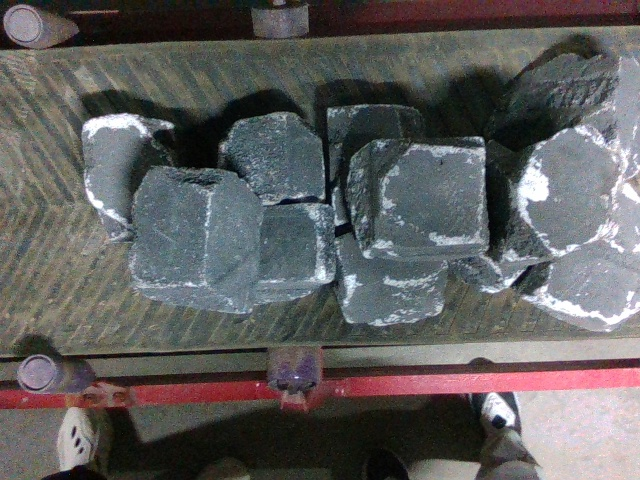
#> input picture img_274.jpg, 640 x 480 px
$ python '检测煤堆.py'
#> lines starting #> are read from the running program, lines starting #| are printed output that depends on the picture; after the words box and inside, x2 and y2 are one past the last pixel; in counts of white or black regions, pixels touching at a corner belong together
import cv2
import numpy as np
import matplotlib.pyplot as plt

def process_depth_image(original_image_path, depth_image_path, lower_threshold, upper_threshold):
    # 读取原图和深度图
#> called with original_image_path = 'img_274.jpg', depth_image_path = 'rawdepth_274.png', lower_threshold = 115, upper_threshold = 150
    original_image = cv2.imread(original_image_path)
#> original_image is the input picture: shape (480, 640, 3); mean B, G, R 94.3, 94.5, 95.7
    depth_image = cv2.imread(depth_image_path, cv2.IMREAD_GRAYSCALE)
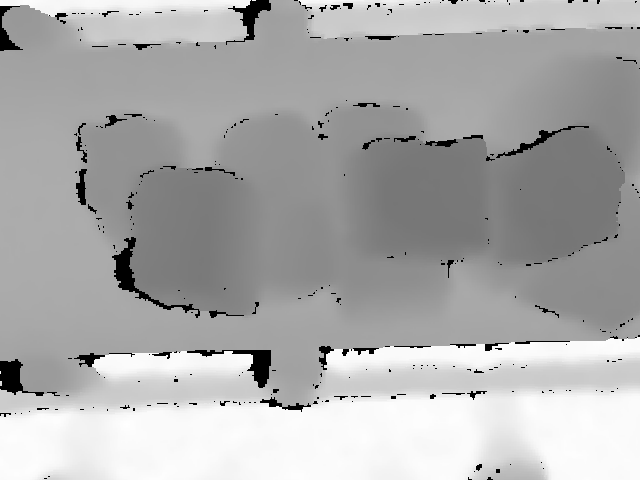
#> input picture rawdepth_274.png, 640 x 480 px
#> depth_image is the input picture: shape (480, 640); min 0, max 255, mean 171.8
    # 确保深度图是单通道图像
    if len(depth_image.shape) == 3:
        depth_image = cv2.cvtColor(depth_image, cv2.COLOR_BGR2GRAY)
    # 创建一个掩膜，像素值在(lower_threshold, upper_threshold]之间的设为0，其他设为255
    mask = cv2.inRange(depth_image, lower_threshold + 1, upper_threshold)
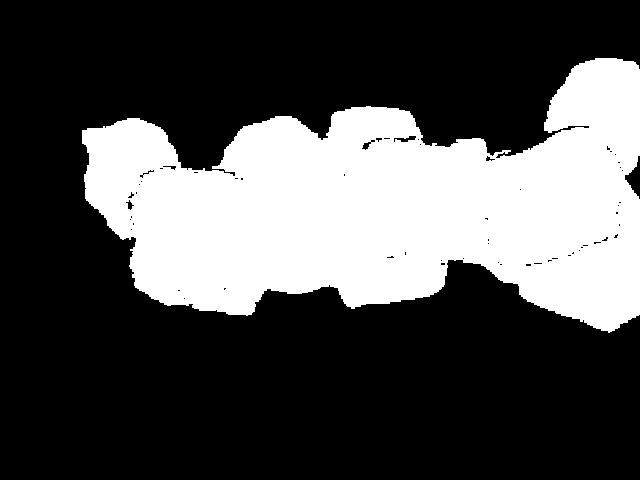
#> mask: shape (480, 640); 30.7% white; 1 white region, box (x1, y1, x2, y2) and area: (82, 58, 640, 333) 94349
    # 将满足条件的像素点设为黑色，其他设为白色
    processed_depth_image = np.where(mask > 0, 0, 255).astype(np.uint8)
#> processed_depth_image: shape (480, 640); 69.3% white; 1 black region
    # 找到黑色区域的轮廓
    contours, _ = cv2.findContours(processed_depth_image, cv2.RETR_EXTERNAL, cv2.CHAIN_APPROX_SIMPLE)
#> contours = 61 contours, 56 with area under 20; largest, box (x1, y1, x2, y2) and area: (0, 0, 640, 480) 210236, (625, 156, 640, 199) 251, (394, 136, 416, 142) 41, (362, 140, 375, 150) 30, (126, 200, 134, 210) 21
    # 创建一个和原图大小相同的空白图像
    contour_image = np.zeros_like(original_image)
    # 在空白图像上绘制绿色轮廓
    cv2.drawContours(contour_image, contours, -1, (0, 255, 0), 2)
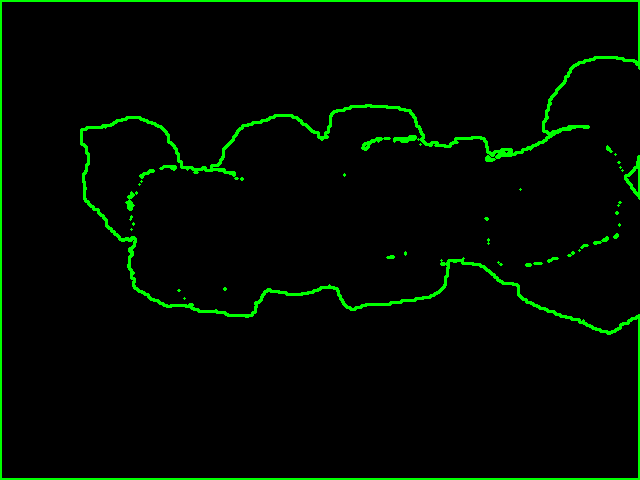
#> contour_image: shape (480, 640, 3); mean of channels 0, 1, 2 0, 9.2, 0; drawn as B, G, R
    # 将轮廓加到原图上
    result_image = cv2.addWeighted(original_image, 1, contour_image, 1, 0)
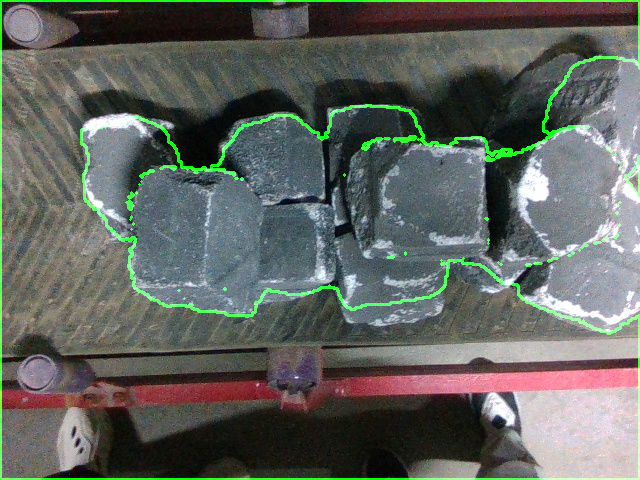
#> result_image: shape (480, 640, 3); mean B, G, R 94.3, 100.2, 95.7
    # 计算黑色像素值的个数
    num_black_pixels = np.sum(processed_depth_image == 0)
#> num_black_pixels = 94349
    # 如果黑色像素值个数大于1000，打印提示信息
    if num_black_pixels > 10000:
        print("有煤矿堆积！")
    else:
        print("没有煤矿堆积。")
    # 显示结果
    plt.figure(figsize=(12, 6))
    plt.subplot(1, 2, 1)
    plt.title('Original Image with Contours')
    plt.imshow(cv2.cvtColor(result_image, cv2.COLOR_BGR2RGB))
    plt.axis('off')
    plt.subplot(1, 2, 2)
    plt.title('Processed Depth Image')
    plt.imshow(processed_depth_image, cmap='gray')
    plt.axis('off')
    plt.show()
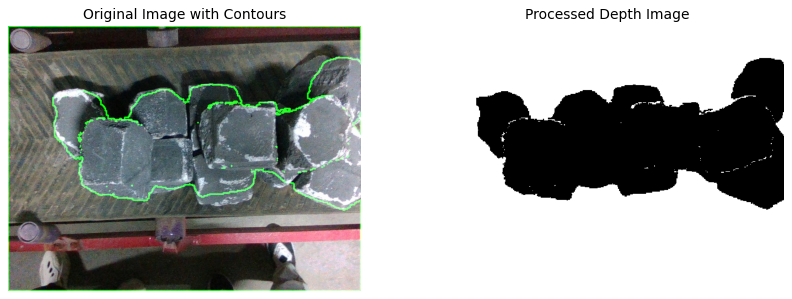
#> figure drawn by matplotlib, 2 panels
    # 返回处理后的深度图像和带有轮廓的原图
    return processed_depth_image, result_image

# 示例用法
original_image_path = 'img_274.jpg'
depth_image_path = 'rawdepth_274.png'
lower_threshold = 115
upper_threshold = 150

processed_depth_image, original_with_contours = process_depth_image(original_image_path, depth_image_path, lower_threshold, upper_threshold)

# 可选：保存处理后的深度图像和带有轮廓的原图
cv2.imwrite('processed_depth_image.png', processed_depth_image)
cv2.imwrite('original_with_contours.png', original_with_contours)
